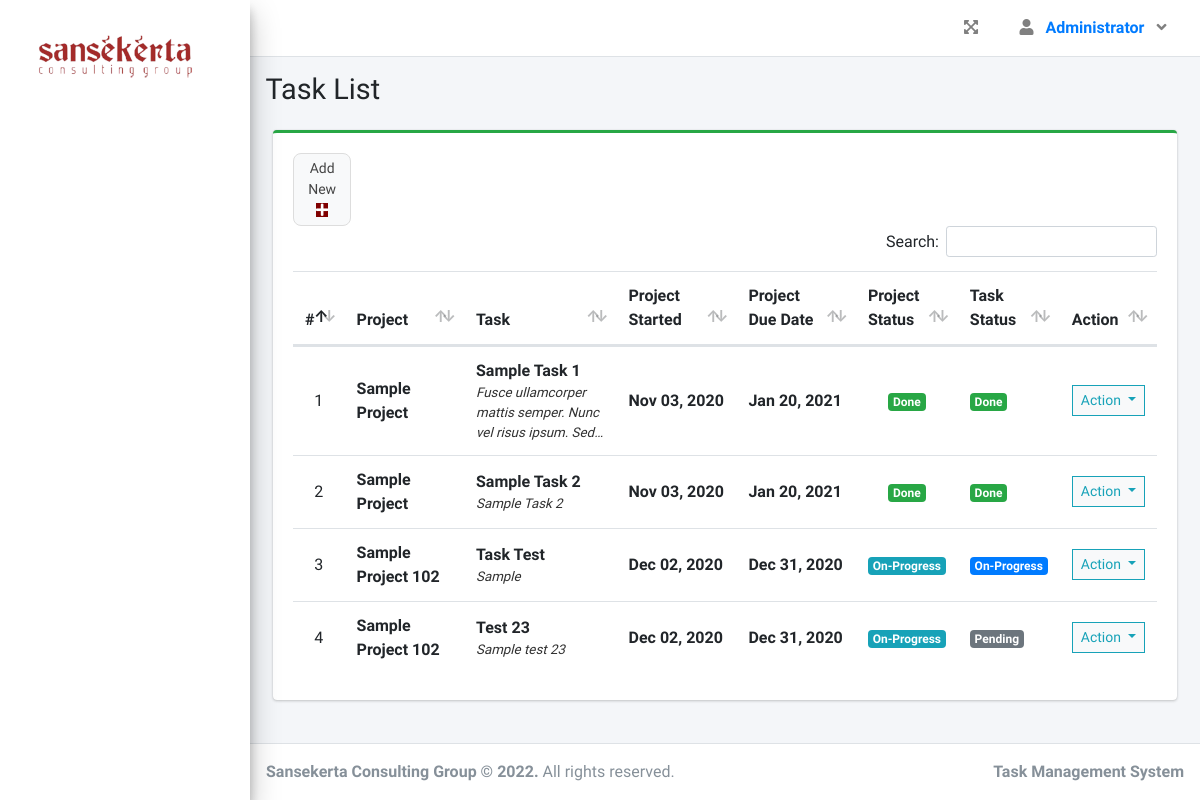
The app's page /index.php?page=task_list (signed in), older data.
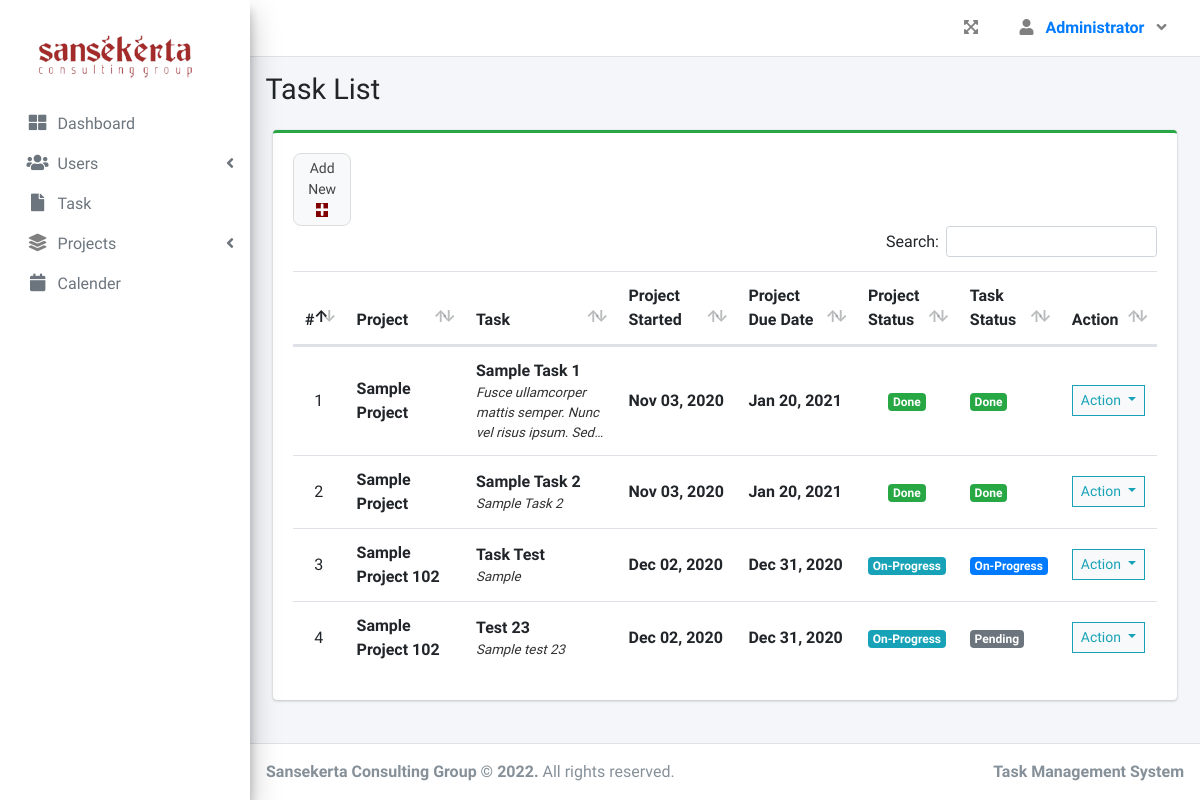
The same page, newer data.
### tables this page shows
CREATE TABLE `task_list` (
  `id` int(30) NOT NULL,
  `project_id` int(30) NOT NULL,
  `task` varchar(200) NOT NULL,
  `description` text NOT NULL,
  `status` tinyint(4) NOT NULL,
  `date_created` datetime NOT NULL DEFAULT current_timestamp()
);

CREATE TABLE `project_list` (
  `id` int(30) NOT NULL,
  `name` varchar(200) NOT NULL,
  `description` text NOT NULL,
  `status` tinyint(2) NOT NULL,
  `start_date` date NOT NULL,
  `end_date` date NOT NULL,
  `manager_id` int(30) NOT NULL,
  `user_ids` text NOT NULL,
  `date_created` datetime NOT NULL DEFAULT current_timestamp()
);

CREATE TABLE `tabel_menu` (
  `id_menu` int(11) NOT NULL,
  `nama_menu` varchar(100) DEFAULT NULL,
  `url` varchar(100) DEFAULT NULL,
  `icon` varchar(50) DEFAULT NULL,
  `parent` int(11) DEFAULT NULL,
  `have_child` int(11) DEFAULT NULL,
  `is_active` int(11) DEFAULT NULL
);

### task_list.php (the view, shortened to what the changed rows need)
<?php include'db_connect.php' ?>
<div class="col-lg-12">
	<div class="card card-outline card-success">
		<div class="card-body">
			<table class="table tabe-hover table-condensed" id="list">
				<colgroup>
				</colgroup>
				<thead>
					<tr>
						<th class="text-center">#</th>
						<th>Project</th>
						<th>Task</th>
						<th>Project Started</th>
						<th>Project Due Date</th>
						<th>Project Status</th>
						<th>Task Status</th>
						<th>Action</th>
					</tr>
				</thead>
				<tbody>
					<?php
					$i = 1;
					$where = "";
					$stat = array("Pending","Started","On-Progress","On-Hold","Over Due","Done");
					$qry = $conn->query("SELECT t.*,p.name as pname,p.start_date,p.status as pstatus, p.end_date,p.id as pid FROM task_list t inner join project_list p on p.id = t.project_id $where order by p.name asc");
					while($row= $qry->fetch_assoc()):
						$trans = get_html_translation_table(HTML_ENTITIES,ENT_QUOTES);
						unset($trans["\""], $trans["<"], $trans[">"], $trans["<h2"]);
						$desc = strtr(html_entity_decode($row['description']),$trans);
						$desc=str_replace(array("<li>","</li>"), array("",", "), $desc);
		                $cprog = $conn->query("SELECT * FROM task_list where project_id = {$row['pid']} and status = 3")->num_rows;
		                $prod = $conn->query("SELECT * FROM user_productivity where project_id = {$row['pid']}")->num_rows;
		                if($row['pstatus'] == 0 && strtotime(date('Y-m-d')) >= strtotime($row['start_date'])):
		                if($prod  > 0  || $cprog > 0)
		                  $row['pstatus'] = 2;
		                else
		                  $row['pstatus'] = 1;
		                elseif($row['pstatus'] == 0 && strtotime(date('Y-m-d')) > strtotime($row['end_date'])):
		                $row['pstatus'] = 4;
		                endif;
					?>
					<tr>
						<td class="text-center"><?php echo $i++ ?></td>
						<td>
							<p><b><?php echo ucwords($row['pname']) ?></b></p>
						</td>
						<td>
							<p><b><?php echo ucwords($row['task']) ?></b></p>
							<p class="truncate"><?php echo strip_tags($desc) ?></p>
						</td>
						<td><b><?php echo date("M d, Y",strtotime($row['start_date'])) ?></b></td>
						<td><b><?php echo date("M d, Y",strtotime($row['end_date'])) ?></b></td>
						<td class="text-center">
							<?php
							  if($stat[$row['pstatus']] =='Pending'){
							  	echo "<span class='badge badge-secondary'>{$stat[$row['pstatus']]}</span>";
							  }elseif($stat[$row['pstatus']] =='Started'){
							  	echo "<span class='badge badge-primary'>{$stat[$row['pstatus']]}</span>";
							  }elseif($stat[$row['pstatus']] =='On-Progress'){
							  	echo "<span class='badge badge-info'>{$stat[$row['pstatus']]}</span>";
							  }elseif($stat[$row['pstatus']] =='On-Hold'){
							  	echo "<span class='badge badge-warning'>{$stat[$row['pstatus']]}</span>";
							  }elseif($stat[$row['pstatus']] =='Over Due'){
							  	echo "<span class='badge badge-danger'>{$stat[$row['pstatus']]}</span>";
							  }elseif($stat[$row['pstatus']] =='Done'){
							  	echo "<span class='badge badge-success'>{$stat[$row['pstatus']]}</span>";
							  }
							?>
						</td>
						<td>
                        	<?php
                        	if($row['status'] == 1){
						  		echo "<span class='badge badge-secondary'>Pending</span>";
                        	}elseif($row['status'] == 2){
						  		echo "<span class='badge badge-primary'>On-Progress</span>";
                        	}elseif($row['status'] == 3){
						  		echo "<span class='badge badge-success'>Done</span>";
                        	}
                        	?>
                        </td>
						<td class="text-center">
							<button type="button" class="btn btn-default btn-sm btn-flat border-info wave-effect text-info dropdown-toggle" data-toggle="dropdown" aria-expanded="true">
		                      Action
		                    </button>
						</td>
					</tr>
				<?php endwhile; ?>
				</tbody>
			</table>
		</div>
	</div>
</div>

### sidebar.php (shortened to what the changed rows need)
<?php include'db_connect.php' ?>
  <aside class="main-sidebar  elevation-4">
    <div class="sidebar pb-4 mb-4" style="margin-top: 40%;" id="sidebar">
      <nav class="mt-2">
      <ul class="nav nav-pills nav-sidebar flex-column nav-flat" data-widget="treeview" role="menu" data-accordion="false">
       <?php
          $qry = $conn->query("SELECT a.*,b.id_tabel_role,c.nama_role from tabel_menu a
                                INNER JOIN tabel_role b on a.id_menu = b.id_menu
                                INNER JOIN par_user_role c on b.id_tabel_role = c.id_role
                                WHERE c.is_active = 1 and b.id_tabel_role = '".$_SESSION['login_type']."'");
          while($row= $qry->fetch_assoc()):
        ?>
        <?php
        if ($row['parent'] == '0') {
          if ($row['url']==null) {
            ?>
            <li class="nav-item dropdown">
              <a href="./" class="nav-link nav-home">
                <i <?php echo 'class="'.$row['icon'].'"'; ?> ></i>
                <p >
                  <?php echo $row['nama_menu']; ?>
                </p>
              </a>
            </li>
            <?php
          }else if($row['url']!=null and $row['url']!='#'){
            ?>
              <li class="nav-item dropdown">
                <a <?php echo 'href="'.$row['url'].'"';?> class="nav-link nav-home">
                  <i <?php echo 'class="'.$row['icon'].'"'; ?>></i>
                  <p >
                    <?php echo $row['nama_menu']; ?>
                  </p>
                </a>
              </li>
            <?php
          }
        ?>
        <?php
        }else if ($row['id_menu'] == '2') {
         ?>
           <li class="nav-item">
            <a href="#" class="nav-link nav-edit_user">
              <i class="nav-icon fas fa-users"></i>
              <p >
                Users
                <i class="right fas fa-angle-left"></i>
              </p>
            </a>
          </li>
            <?php
          }else if ($row['id_menu'] == '6') {
           ?>
              <li class="nav-item">
                <a href="#" class="nav-link nav-edit_project nav-view_project">
                  <i class="nav-icon fas fa-layer-group"  style="color: grey"></i>
                  <p >
                    Projects
                    <i class="right fas fa-angle-left"></i>
                  </p>
                </a>
              </li>
         <?php
        }
        ?>
        <?php endwhile; ?>
      </ul>
      </nav>
    </div>
  </aside>

Row changes from the older to the newer data that the page shows:
added tabel_menu: nama_menu "Dashboard"
added tabel_menu: parent 2 (drawn)
added tabel_menu: nama_menu "Task"
added tabel_menu: parent 6 (drawn)
added tabel_menu: nama_menu "Calender"
